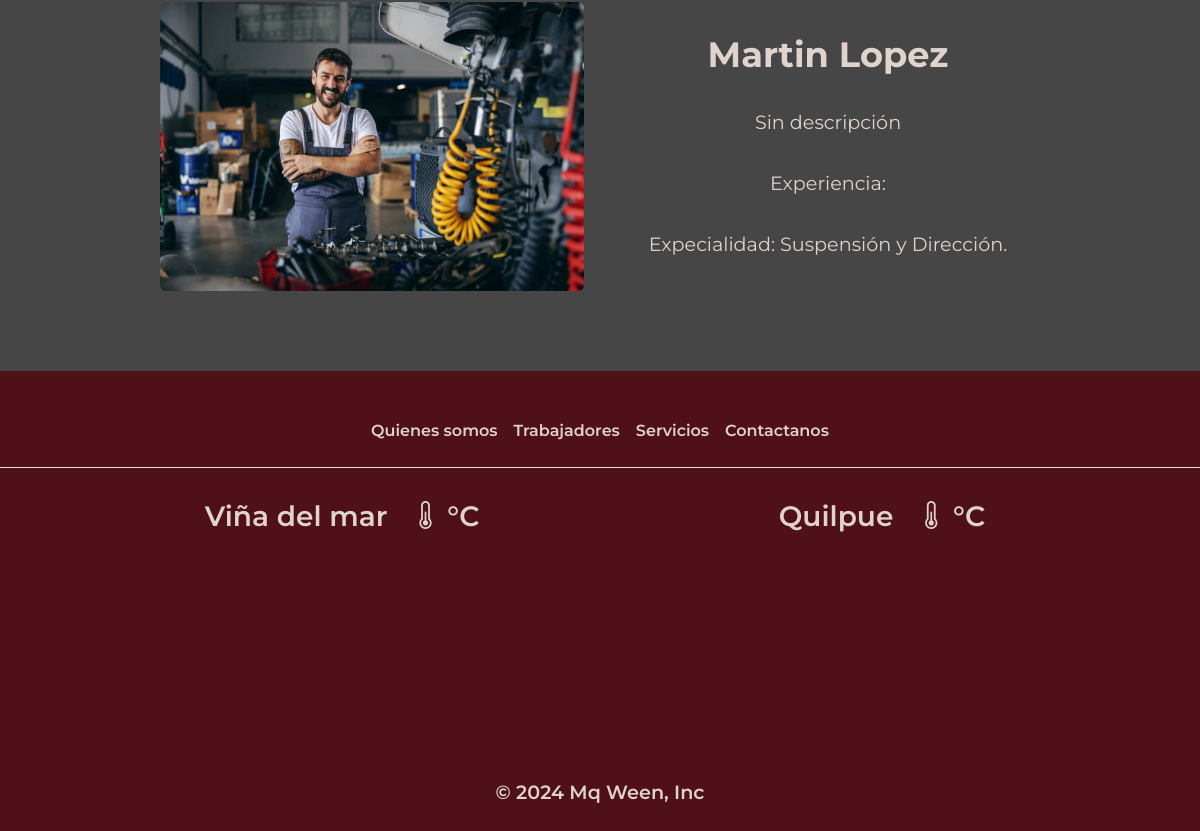
The app's page /trabajadores/ (lower part), older data.
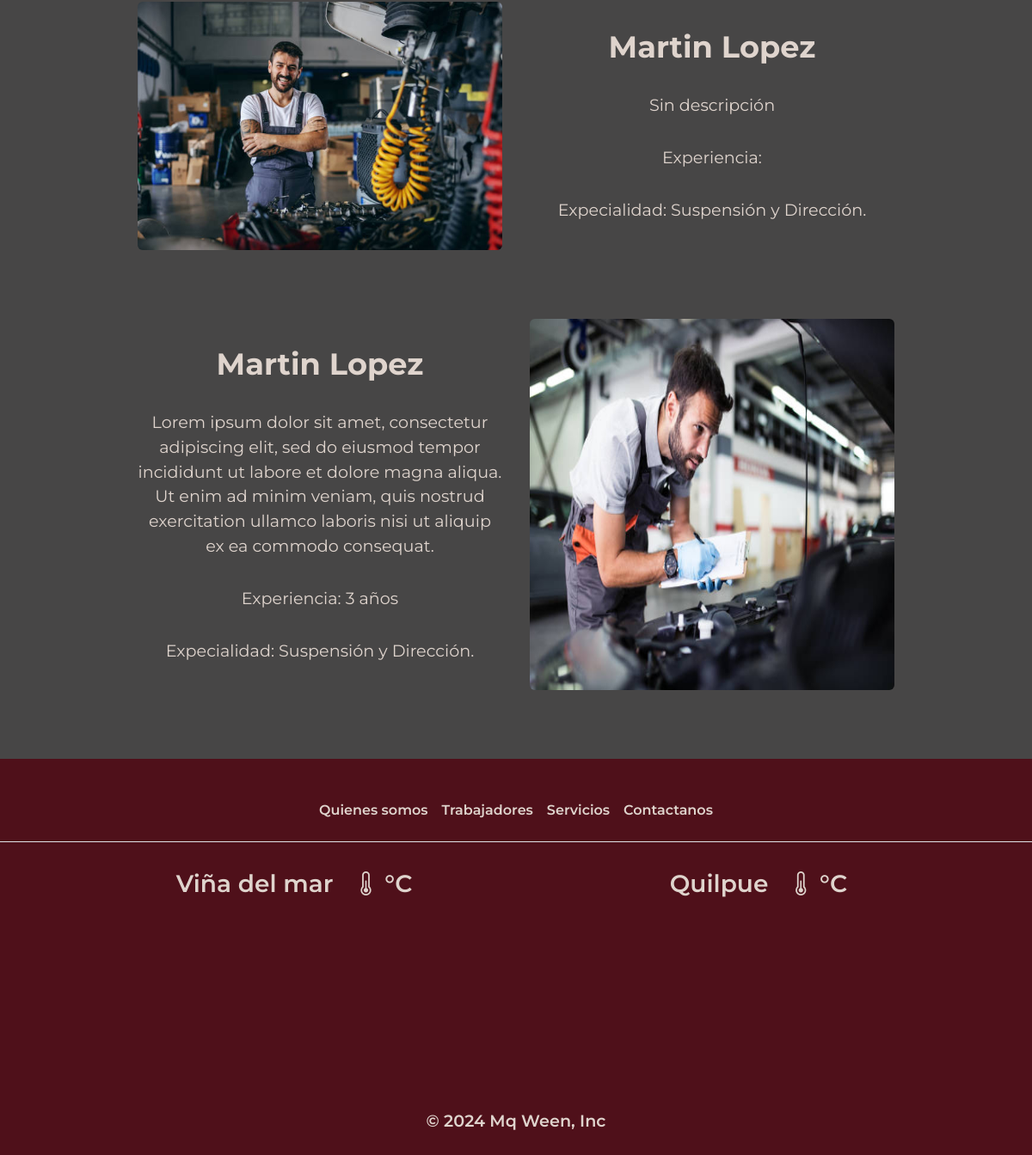
The same page, newer data.
### base/models.py (models this page shows, shortened)
class mecanico(models.Model):
    id_mecanico = models.AutoField(primary_key=True)
    nombre = models.CharField(max_length=50)
    apellido = models.CharField(max_length=50)
    telefono = models.IntegerField(validators=[MaxValueValidator(9999999999)])
    correo = models.CharField(max_length=50)
    sucursal = models.CharField(max_length=50,null=True, blank=True)
    especialidad = models.CharField(max_length=50)
    experiencia = models.CharField(max_length=50)
    descripcion = models.TextField(null=True, blank=True)
    imagen = models.ImageField(upload_to='mecanicos', null=True, blank=True)
    def __str__(self):
        return self.nombre + ' ' + self.apellido

### base/views.py (the view)
# urls.py: path('trabajadores/',  views.trabajadores,  name='trabajadores'),
def trabajadores(request):
    mecanicos = mecanico.objects.all()
    context = {
        "mecanicos":mecanicos,
        "soy_admin" :soy_admin(request.user) if request.user.is_authenticated else False
    }
    return render(request, 'base/trabajadores.html',context)

### base/templates/base/trabajadores.html (shortened to what this page needs)
    {% extends '../base.html' %}
{% load static %}
{% block content %}
<link rel="stylesheet" href="{% static 'css/trabajadores.css' %}">
    <section id="vista-trabajadores">
        {% for mecanico in mecanicos %}
            {% if forloop.counter|divisibleby:"2" %}
            <div class="contenido-trabajadores">
                {% if mecanico.imagen %}
                    <img class="rounded-2 img-trabajadores contenedor-imagen" src="{{ mecanico.imagen.url }}" alt="Imagen del mecanico">
                {% else %}
                    <p>Sin Imagen</p>
                {% endif %}</td>
                <div class="texto-nosotros">
                    <h2>{{mecanico}}</h2>
                    <p>{{mecanico.descripcion}}</p>
                    <p>Experiencia: {{mecanico.experiencia}}</p>
                    <p>Expecialidad: {{mecanico.especialidad}}</p>
                </div>
            </div>
            {% else %}
            <div class="contenido-trabajadores">
                <div class="texto-nosotros">
                    <h2>{{mecanico}}</h2>
                    <p>{{mecanico.descripcion}}</p>
                    <p>Experiencia: {{mecanico.experiencia}}</p>
                    <p>Expecialidad: {{mecanico.especialidad}}</p>
                </div>
                {% if mecanico.imagen %}
                    <img class="rounded-2 img-trabajadores contenedor-imagen" src="{{ mecanico.imagen.url }}" alt="Imagen del mecanico">
                {% else %}
                    <p>Sin Imagen</p>
                {% endif %}</td>
            </div>
            {% endif %}
        {% endfor %}
    </section>
    {% endblock %}

Row changes from the older to the newer data that the page shows:
added mecanico: nombre+apellido "Martin Lopez", descripcion "Lorem ipsum dolor sit amet, consectetur adipiscing elit, sed do eiusmod tempor incididunt ut labore et dolore magna aliqua. Ut enim ad minim veniam, quis nostrud exercitation ullamco laboris nisi ut aliquip ex ea commodo consequat.", experiencia "3 años", especialidad "Suspensión y Dirección.", imagen (picture)
